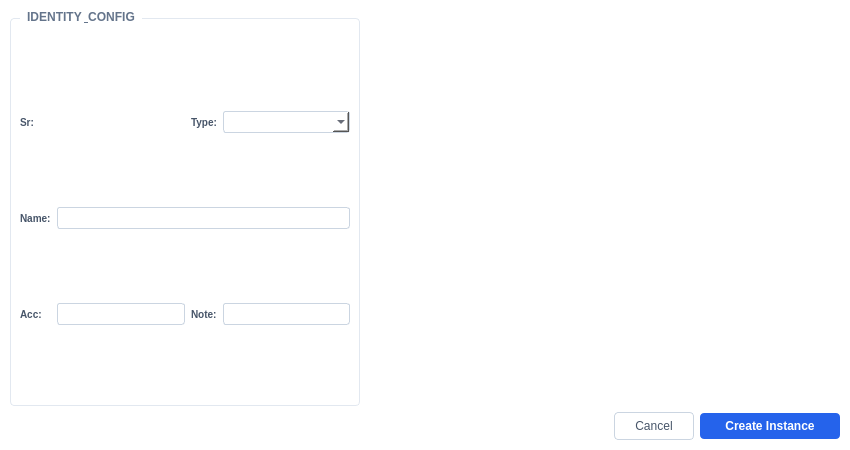
<?xml version="1.0" encoding="UTF-8"?>
<ui version="4.0">
 <class>CreateStrategyDialog</class>
 <widget class="QDialog" name="CreateStrategyDialog">
  <property name="geometry">
   <rect>
    <x>0</x>
    <y>0</y>
    <width>850</width>
    <height>450</height>
   </rect>
  </property>
  <property name="windowTitle">
   <string>Strategy Configuration</string>
  </property>
  <property name="styleSheet">
   <string notr="true">
    QDialog { background-color: #ffffff; font-family: 'Segoe UI', Arial; }
    
    QGroupBox { 
        font-weight: bold; border: 1px solid #e2e8f0; 
        border-radius: 4px; margin-top: 8px; padding-top: 15px; 
        background-color: #ffffff;
    }
    QGroupBox::title { subcontrol-origin: margin; left: 10px; padding: 0 3px; color: #64748b; background-color: #ffffff; }

    QLabel { color: #475569; font-size: 10px; font-weight: 600; text-transform: uppercase; background: transparent; }
    
    QLineEdit, QComboBox, QSpinBox, QDoubleSpinBox, QTextEdit {
        border: 1px solid #cbd5e1; border-radius: 3px; padding: 2px 6px;
        background-color: white; color: #0f172a; font-size: 11px;
    }
    QLineEdit:focus, QComboBox:focus, QSpinBox:focus { border: 1px solid #3b82f6; background-color: #f0f9ff; }
    
    QPushButton#okButton { 
        background-color: #2563eb; color: white; border-radius: 4px; 
        font-weight: bold; padding: 6px 20px; min-width: 100px;
    }
    QPushButton#okButton:hover { background-color: #1d4ed8; }
    
    QPushButton#cancelButton { 
        background-color: #ffffff; color: #475569; border: 1px solid #cbd5e1;
        border-radius: 4px; padding: 6px 20px;
    }
    QPushButton#cancelButton:hover { background-color: #f1f5f9; }

    QScrollArea { background-color: #ffffff; border: none; }
    QWidget#scrollAreaWidgetContents { background-color: #ffffff; }
    QFrame#sParamFrame { background-color: #ffffff; }
   </string>
  </property>
  <layout class="QVBoxLayout" name="mainLayout">
   <property name="spacing"><number>6</number></property>
   <property name="margin"><number>10</number></property>
   <item>
    <layout class="QHBoxLayout" name="topHorizontalLayout">
     <item>
      <widget class="QGroupBox" name="identityGroup">
       <property name="title"><string>IDENTITY &amp; CONFIG</string></property>
       <property name="maximumSize"><size><width>350</width><height>16777215</height></size></property>
       <layout class="QGridLayout" name="identityGrid">
        <property name="verticalSpacing"><number>6</number></property>
        <item row="0" column="0"><widget class="QLabel"><property name="text"><string>Sr:</string></property></widget></item>
        <item row="0" column="1"><widget class="QLabel" name="m_srNoLabel"><property name="styleSheet"><string>color: #2563eb; font-weight: 800; font-size: 12px;</string></property></widget></item>
        
        <item row="0" column="2"><widget class="QLabel"><property name="text"><string>Type:</string></property></widget></item>
        <item row="0" column="3"><widget class="QComboBox" name="m_typeCombo"/></item>

        <item row="1" column="0"><widget class="QLabel"><property name="text"><string>Name:</string></property></widget></item>
        <item row="1" column="1" colspan="3"><widget class="QLineEdit" name="m_nameEdit"/></item>

        <item row="2" column="0"><widget class="QLabel"><property name="text"><string>Acc:</string></property></widget></item>
        <item row="2" column="1"><widget class="QLineEdit" name="m_accountEdit"/></item>
        
        <item row="2" column="2"><widget class="QLabel"><property name="text"><string>Note:</string></property></widget></item>
        <item row="2" column="3"><widget class="QLineEdit" name="m_descriptionEdit"/></item>
       </layout>
      </widget>
     </item>
     
     <item>
      <widget class="QScrollArea" name="scrollArea">
       <property name="widgetResizable"><bool>true</bool></property>
       <property name="frameShape"><enum>QFrame::NoFrame</enum></property>
       <widget class="QWidget" name="scrollAreaWidgetContents">
        <layout class="QVBoxLayout" name="scrollLayout">
         <property name="margin"><number>0</number></property>
         <item>
          <widget class="QFrame" name="sParamFrame">
           <property name="sizePolicy"><sizepolicy hsizetype="Expanding" vsizetype="Preferred"><horstretch>0</horstretch><verstretch>0</verstretch></sizepolicy></property>
           <property name="frameShape"><enum>QFrame::NoFrame</enum></property>
          </widget>
         </item>
        </layout>
       </widget>
      </widget>
     </item>
    </layout>
   </item>
   <item>
    <layout class="QHBoxLayout" name="footerLayout">
     <item>
      <widget class="QLabel" name="m_validationLabel">
       <property name="styleSheet">
        <string>color: #e11d48; font-size: 11px; text-transform: none;</string>
       </property>
      </widget>
     </item>
     <item>
      <spacer name="spacer">
       <property name="orientation">
        <enum>Qt::Horizontal</enum>
       </property>
       <property name="sizeHint" stdset="0">
        <size>
         <width>0</width>
         <height>0</height>
        </size>
       </property>
      </spacer>
     </item>
     <item>
      <widget class="QPushButton" name="cancelButton">
       <property name="text">
        <string>Cancel</string>
       </property>
      </widget>
     </item>
     <item>
      <widget class="QPushButton" name="okButton">
       <property name="text">
        <string>Create Instance</string>
       </property>
      </widget>
     </item>
    </layout>
   </item>
  </layout>
 </widget>
 <resources/>
 <connections/>
</ui>
